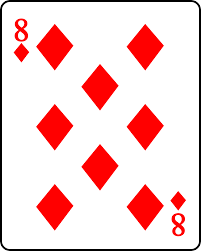
#> input picture crossCorrelation/resources/img.jpg, 201 x 251 px
$ python solution.py
#> lines starting #> are read from the running program, lines starting #| are printed output that depends on the picture
import numpy as np
import cv2

img_rgb = cv2.imread("resources/img.jpg")
#> img_rgb is the input picture: shape (251, 201, 3); mean B, G, R 207.9, 207.9, 246.1
img_gray = cv2.cvtColor(img_rgb, cv2.COLOR_BGR2GRAY)
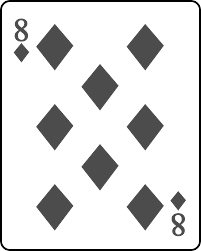
#> img_gray: shape (251, 201); min 0, max 255, mean 219.3
norm_1 = np.linalg.norm(img_gray)
#> norm_1 = 52077
norm_img_gray = img_gray/norm_1
ker = cv2.imread("resources/ker.jpg",0)
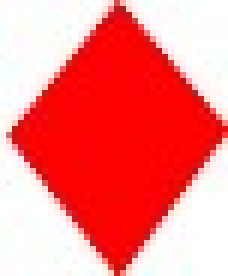
#> input picture crossCorrelation/resources/ker.jpg, 38 x 46 px (shown 6 times larger)
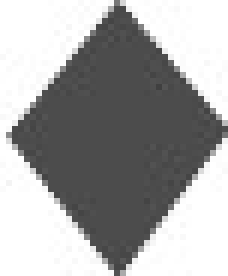
#> ker: shape (46, 38) (shown 6 times larger); min 64, max 255, mean 165.8
norm_2 = np.linalg.norm(ker)
#> norm_2 = 7838
norm_ker = ker/norm_2
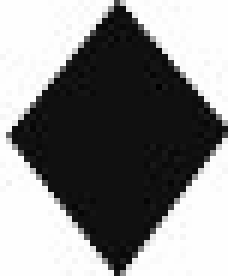
#> norm_ker: shape (46, 38) float64 (shown 6 times larger); min 0.00817, max 0.0325, mean 0.0212; drawn with min black and max white

def corr2d(X, K):
    h = K.shape[0]
#> h = 46
    w = K.shape[1]
#> w = 38
    Y = np.zeros((X.shape[0] - h + 1, X.shape[1] - w + 1))
    Y2 = np.zeros((X.shape[0] - h + 1, X.shape[1] - w + 1))
    for i in range(Y.shape[0]):
        for j in range(Y.shape[1]):
            Y[i, j] = ((X[i: i + h, j: j + w] * K).sum())
            Y2[i, j] = pow((pow(X[i: i + h, j: j + w], 2).sum() * pow(K, 2).sum()), 0.5)
            Y[i, j] = Y[i, j]/Y2[i, j]
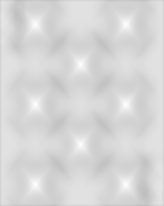
#> Y: shape (206, 164) float64; min 0.745, max 1, mean 0.844
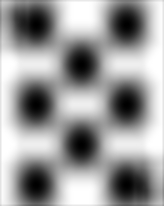
#> Y2: shape (206, 164) float64; min 0.151, max 0.205, mean 0.184; drawn with min black and max white
    return Y

out_img = corr2d(norm_img_gray,norm_ker)
threshold = 0.995
cnt = 0
loc = np.where( out_img >= threshold)
#> loc = ([24, 24, 64, 104, 104, 144, 184, 184], [35, 125, 80, 35, 125, 80, 35, 125])
w, h = ker.shape[::-1]
#> w = 38; h = 46
for pt in zip(*loc[::-1]):
    cv2.rectangle(img_rgb, pt, (pt[0] + w, pt[1] + h), (0,255,255), 2)
    cnt = cnt+1
#> this loop made 8 passes
#> pt on passes 1 to 8: (35, 24), (125, 24), (80, 64), (35, 104), (125, 104), (80, 144), (35, 184), (125, 184)
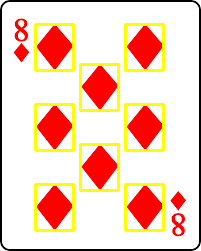
#> img_rgb: shape (251, 201, 3); mean B, G, R 188, 208.3, 246.1
#> after the loop, cnt = 8
cv2.imshow('Danh dau cac mau doi tuong',img_rgb)
cv2.waitKey(0)
print('So luong mau doi tuong:', cnt)
#| So luong mau doi tuong: 8
